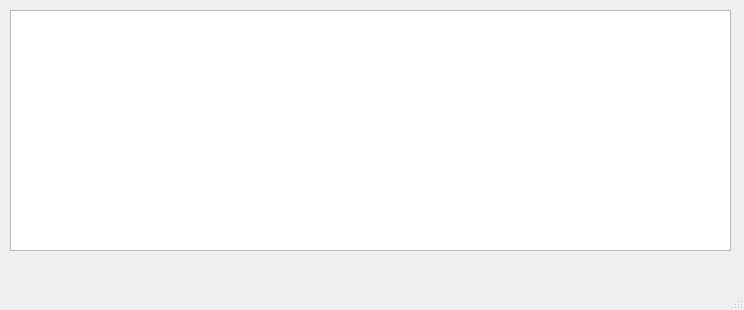
<?xml version="1.0" encoding="UTF-8"?>
<ui version="4.0">
 <class>MainWindow</class>
 <widget class="QMainWindow" name="MainWindow">
  <property name="geometry">
   <rect>
    <x>0</x>
    <y>0</y>
    <width>744</width>
    <height>310</height>
   </rect>
  </property>
  <property name="windowTitle">
   <string>MainWindow</string>
  </property>
  <widget class="QWidget" name="centralwidget">
   <widget class="QTableWidget" name="tableWidget">
    <property name="geometry">
     <rect>
      <x>10</x>
      <y>10</y>
      <width>721</width>
      <height>241</height>
     </rect>
    </property>
   </widget>
  </widget>
  <widget class="QMenuBar" name="menubar">
   <property name="geometry">
    <rect>
     <x>0</x>
     <y>0</y>
     <width>744</width>
     <height>21</height>
    </rect>
   </property>
  </widget>
  <widget class="QStatusBar" name="statusbar"/>
 </widget>
 <resources/>
 <connections/>
</ui>
